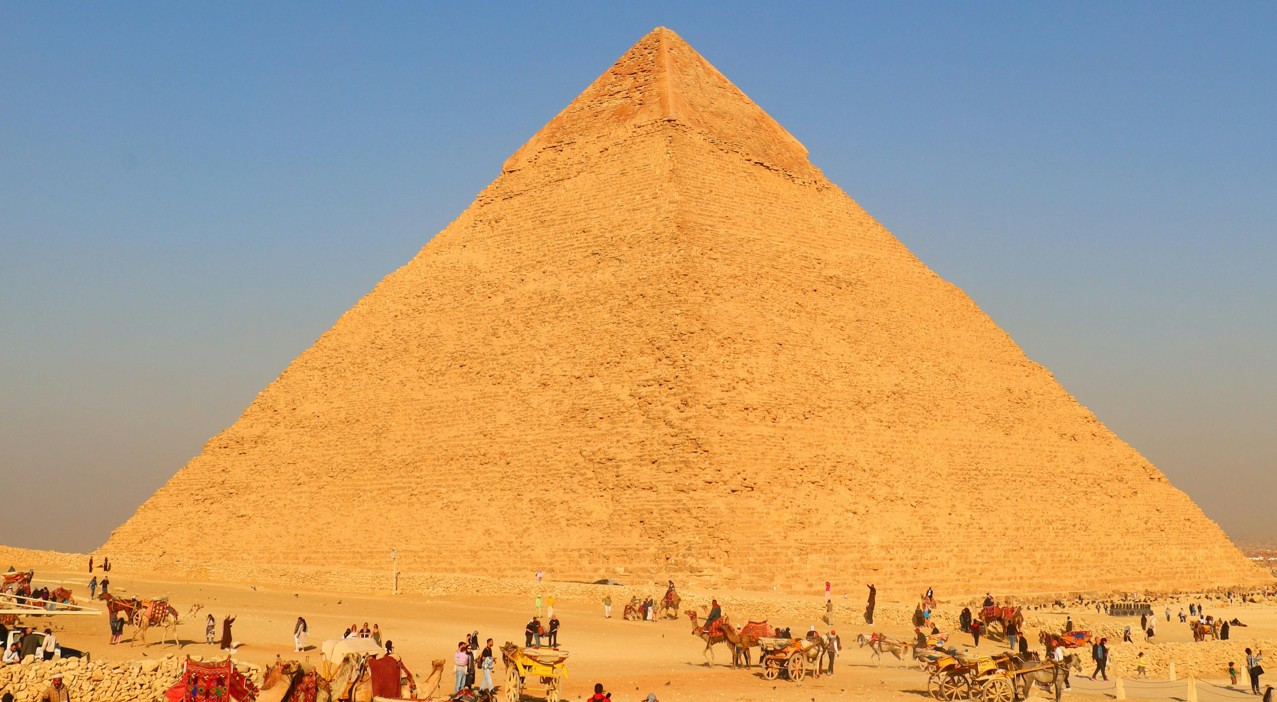
#> input picture Computer Vision CV/Day_1/CV_Assignment_1/test_images/Distinct Edges .jpg, 1277 x 702 px
$ python Image_Processing_Pipeline.py '../CV_Assignment_1/test_images/Distinct Edges .jpg'
#> lines starting #> are read from the running program, lines starting #| are printed output that depends on the picture; after the words box and inside, x2 and y2 are one past the last pixel; in counts of white or black regions, pixels touching at a corner belong together
import cv2
import numpy as np
import sys
import matplotlib.pyplot as plt

def main():
    argc = len(sys.argv)
    if argc != 2:
        print("Usage: python3 {argv[0]} picture_address.")
        sys.exit()
    filepath = sys.argv[1]
    image = cv2.imread(filepath)
#> image is the input picture: shape (702, 1277, 3); mean B, G, R 117.5, 156.7, 187.9
    gray_image = cv2.cvtColor(image,cv2.COLOR_BGR2GRAY)
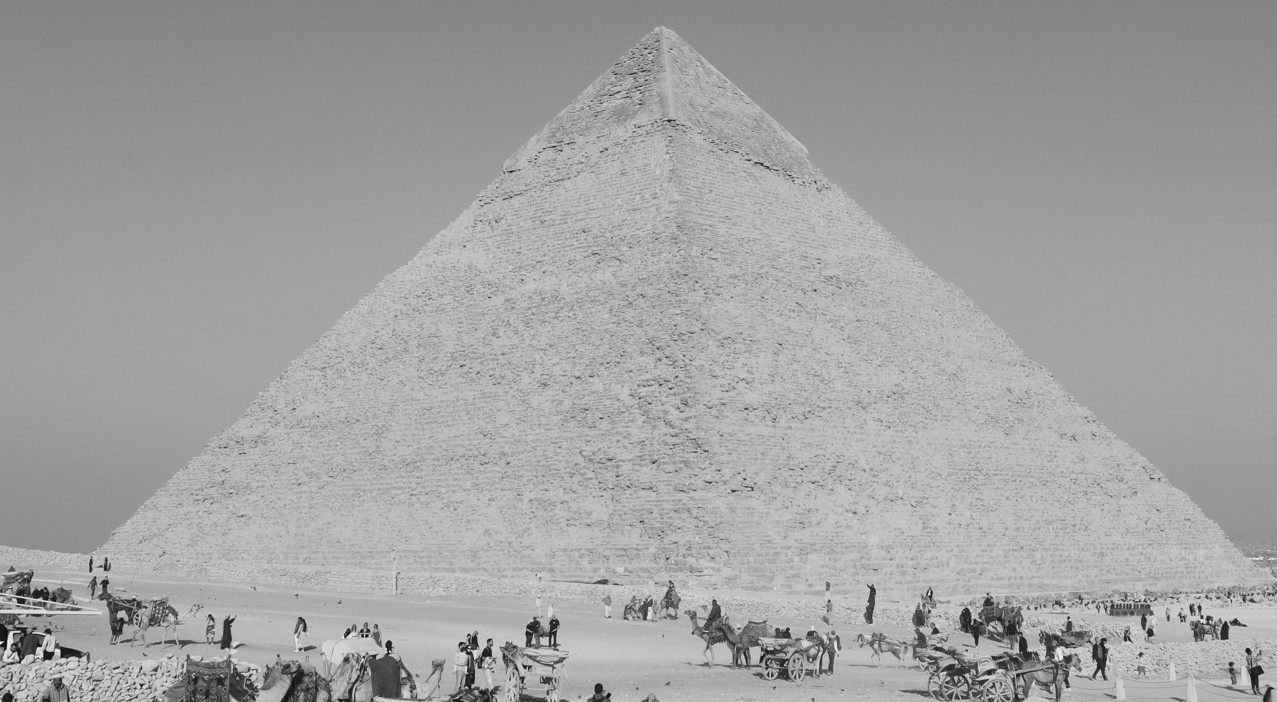
#> gray_image: shape (702, 1277); min 11, max 239, mean 161.5
    blurred_image = cv2.GaussianBlur(gray_image,(7,7),0)
    canny_image = auto_canny(blurred_image)
#> in auto_canny, `median = np.median(image)`: median = 162
#> in auto_canny, `lower = int(0.67*median)`: lower = 108
#> in auto_canny, `upper = int(min(255,1.33*median))`: upper = 215
#> in auto_canny, `return cv2.Canny(image,lower,upper)`:
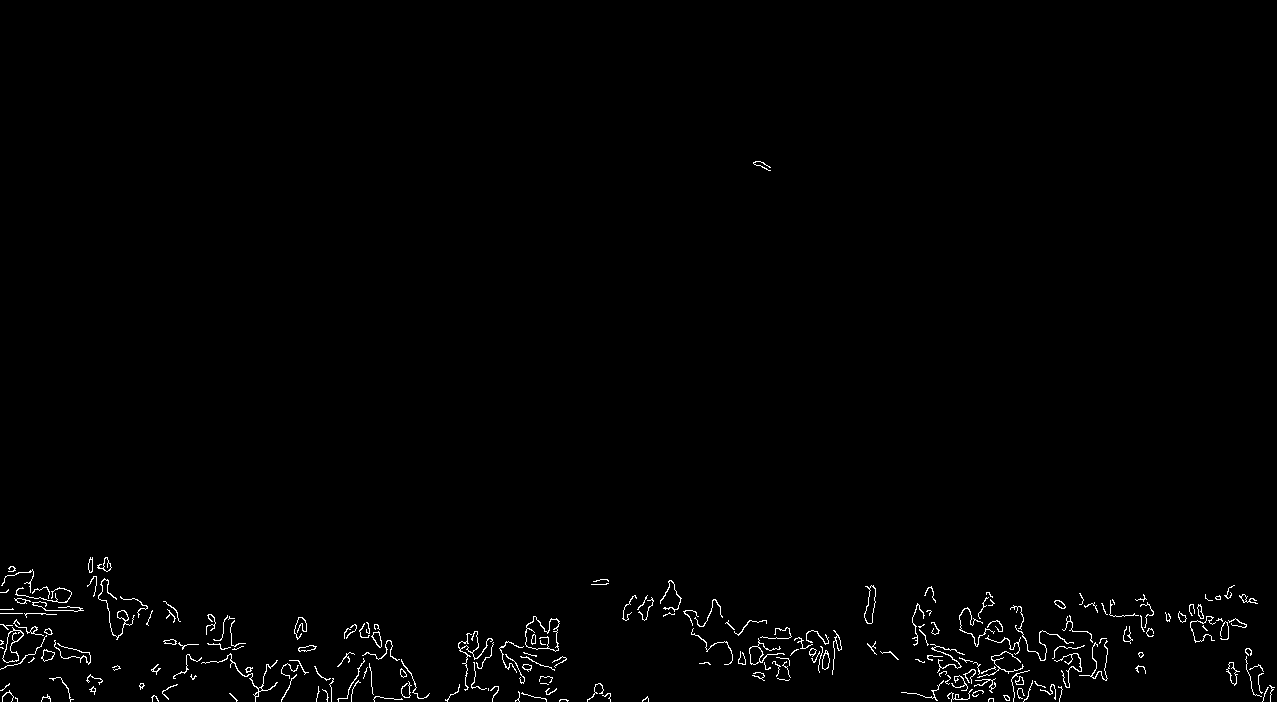
#> returned value: shape (702, 1277); 1% white in thin lines or dots, all inside (x1, y1, x2, y2) = (0, 161, 1275, 702)
    _, threshold_image = cv2.threshold(blurred_image,127,255,cv2.THRESH_BINARY)
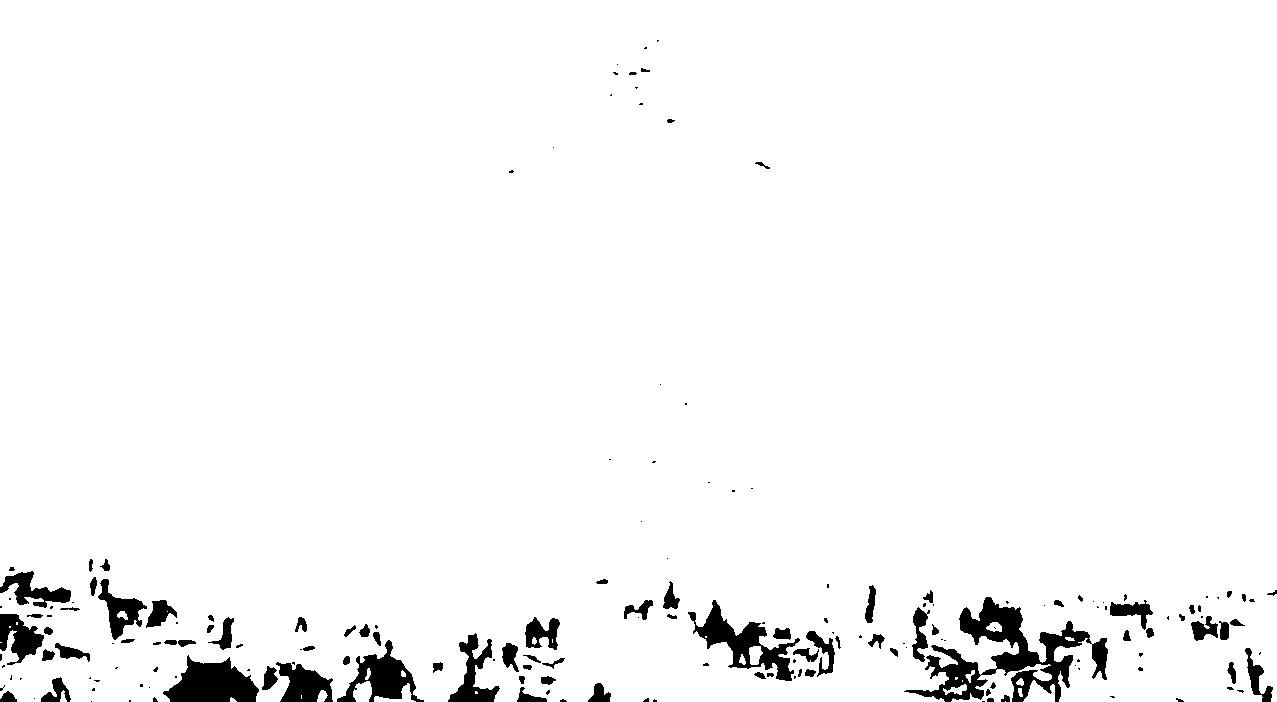
#> threshold_image: shape (702, 1277); 96.5% white; 178 black regions (94 under 20 px), largest, box (x1, y1, x2, y2) and area: (904, 597, 1108, 702) 6926, (163, 655, 259, 702) 2858, (688, 600, 800, 681) 2659

    fig,axes = plt.subplots(2,2)

    axes[0][0].imshow(cv2.cvtColor(image, cv2.COLOR_BGR2RGB))
    axes[0][0].set_title("Original image")

    axes[0][1].imshow(blurred_image, cmap = "gray")
    axes[0][1].set_title("Gaussian Blurred image")

    axes[1][0].imshow(canny_image, cmap = "gray")
    axes[1][0].set_title("Canny image")

    axes[1][1].imshow(threshold_image, cmap = "gray")
    axes[1][1].set_title("Threshold image")

    plt.show()
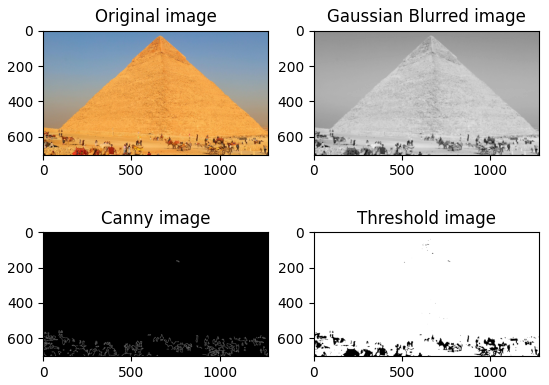
#> figure drawn by matplotlib, 4 panels

def auto_canny(image):
    median = np.median(image)
    lower = int(0.67*median)
    upper = int(min(255,1.33*median))
    return cv2.Canny(image,lower,upper)

if __name__ == "__main__":
    main()
